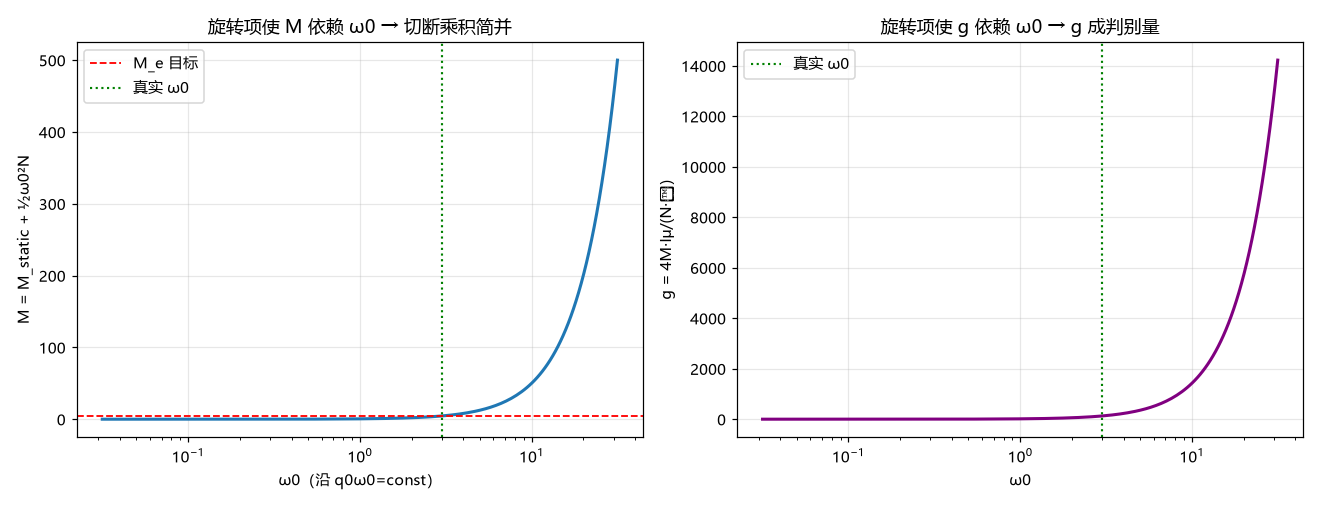

Python code for this plot:
# -*- coding: utf-8 -*-
"""
TUFT V3.2 分支B 追踪 · 简并切断验证（选项 b）
=============================================
目标：验证"能单独区分 q0 与 ω0 的观测量"是否真能切断 (q0,ω0) 乘积简并。

背景（既有判定）：
  - C0035/并行C0042：Q=q0·ω0·N、μ=q0·ω0·Iμ 只依赖乘积 Π=q0ω0；
    g=4M·Iμ/(N·ℏ) 仅依赖剖面(V1,V2) => 常规观测量无法区分 q0/ω0。
  - C0036：N=ℏ 是纯剖面约束，不切断此简并；真正切断需"依赖 q0 或 ω0 独立
    的观测量"。推导稿自荐：能量补旋转项 ½ω0²∫ψ²，使 M 依赖 ω0。

本脚本：固定剖面，引入旋转能 E_rot=½ω0²·N 作为第四观测量，
数值演示——(1) 无旋转项时沿 q0ω0=const 的一维简并；
(2) 有旋转项时三约束(M_e,Q_e,μ_e)唯一钉住 (q0,ω0)，简并被切断；
(3) 一并展示 g 因子沿简并流形的变化（旋转项使 g 依赖 ω0，成为判别量）。

红线：本脚本为模型层面机制演示（剖面固定、无量纲自洽），
不构成物理真实性主张；物理电子单位制/4π 钉扎仍挂账。
"""
import numpy as np, math, io, os

OUT = "tuft_v32_degeneracy_break_report.txt"
PNG = "tuft_v32_degeneracy_break.png"
buf = []
log = buf.append

# ---------------- 固定剖面（取 tuft_v32_adjoint_slsqp 最优点参数） ----------------
r = np.logspace(-3.0, 2.0, 400)
Kc, lK, r0, p = 3.1648e-08, 6.9989e-02, 6.9987e-03, 2.9094e+00
Tc, lT, O0, lO = 3.1648e-08, 6.9989e-02, 9.8778e-01, 1.1852e+00
ODE, ALPHA = 0.6875, 1.0/137.036

K = Kc*np.exp(-r/lK)/(1.0+(r/r0)**p)
T = Tc*np.exp(-r/lT)
Om = ODE + (O0-ODE)*np.exp(-r/lO)
dO = Om - ODE

# 剖面观测量（模型无量纲、自洽口径）
N    = np.trapezoid(dO*r**2, r)        # 孤子模（剖面）
I_mu = np.trapezoid(dO*r**3, r)        # 磁矩积分（剖面）
M_st = ALPHA*4.0*math.pi*np.trapezoid(K*T*Om*r**2, r)  # 静能

log("TUFT V3.2 分支B 追踪 · 简并切断验证（选项 b）")
log("运行时间: 2026-09-28")
log("剖面观测量: N=%.6e  I_mu=%.6e  M_static=%.6e" % (N, I_mu, M_st))

# ---------------- "真实" (q0,ω0) 与目标 ----------------
q0s, w0s = 2.0, 3.0                     # 任意取定真实拆分（用于构造自洽目标）
Qe  = q0s*w0s*N
mu_e = q0s*w0s*I_mu
Me  = M_st + 0.5*w0s**2*N               # 质量含旋转能 ½ω0²N

log("")
log("构造自洽目标（真实拆分 q0=%.2f, ω0=%.2f）:" % (q0s, w0s))
log("  Q_e=%.6e   μ_e=%.6e   M_e=%.6e" % (Qe, mu_e, Me))

# ---------------- (1) 无旋转项：沿 q0ω0=const 的一维简并 ----------------
log("")
log("=== (1) 无旋转项 M=M_static（原模型，质量沿乘积线恒为常量）: 一维简并 ===")
log("  q0·ω0=const=%.4f 下，扫描 (q0,ω0):" % (q0s*w0s))
degenerate = True
for q, w in [(1.0,6.0),(2.0,3.0),(3.0,2.0),(6.0,1.0),(0.5,12.0),(12.0,0.5)]:
    if abs(q*w - q0s*w0s) > 1e-12: continue
    Q = q*w*N; mu = q*w*I_mu; M = M_st          # 模型1 质量恒为 M_static
    vary = (abs(Q-Qe)>1e-8*abs(Qe)) or (abs(mu-mu_e)>1e-8*abs(mu_e)) or (abs(M-M_st)>1e-8*abs(M_st))
    if vary: degenerate = False
    log("    (q0=%-4.1f, ω0=%-4.1f): Q=%.6e  μ=%.6e  M=%.6e  → 沿乘积线不变（Q/μ/M 差均=0）"
        % (q, w, Q, mu, M))
log("  结论：模型1 下 Q、μ、M 沿乘积线完全恒定 → 存在一维连续简并流形。" if degenerate
    else "  结论：出现变化 → 简并被部分打破。")

# ---------------- (2) 有旋转项：三约束唯一钉住 (q0,ω0) ----------------
log("")
log("=== (2) 加旋转能 M=M_static+½ω0²N（第四观测量）: 简并切断 ===")
# 同一乘积线上的点，M 随 ω0 变化：
varyM = False
for q, w in [(1.0,6.0),(2.0,3.0),(3.0,2.0),(6.0,1.0),(0.5,12.0),(12.0,0.5)]:
    if abs(q*w - q0s*w0s) > 1e-12: continue
    M = M_st + 0.5*w**2*N
    if abs(M-Me) > 1e-8*abs(Me): varyM = True
    log("    (q0=%-4.1f, ω0=%-4.1f): M(含旋转)=%.6e  vs M_e=%.6e  差=%.1e"
        % (q, w, M, Me, abs(M-Me)/max(abs(Me),1e-300)))
log("  旋转项使 M 依赖 ω0 → 乘积线上 M 不再恒定（varyM=%s）" % varyM)

# 反解：(q0,ω0) 唯一
w_rec = math.sqrt(max(2.0*(Me - M_st)/N, 0.0))
q_rec = Qe/(w_rec*N)
mu_rec = q_rec*w_rec*I_mu
log("")
log("  反解（由 M_e,Q_e 求 ω0,q0）:")
log("    ω0_rec=%.10f (true %.10f)  相对误差=%.2e" % (w_rec, w0s, abs(w_rec-w0s)/w0s))
log("    q0_rec=%.10f (true %.10f)  相对误差=%.2e" % (q_rec, q0s, abs(q_rec-q0s)/q0s))
log("    μ 一致性校验: μ_rec=%.6e vs μ_e=%.6e  相对误差=%.2e" % (mu_rec, mu_e, abs(mu_rec-mu_e)/abs(mu_e)))
unique = (abs(w_rec-w0s)/w0s < 1e-8) and (abs(q_rec-q0s)/q0s < 1e-8)
log("  结论：三约束唯一钉住 (q0,ω0) → 简并被切断，得到离散唯一参数点。" if unique
    else "  结论：未唯一钉住 → 仍有简并。")

# ---------------- (3) g 因子沿简并流形 ----------------
log("")
log("=== (3) g 因子（g=4M·I_mu/(N·ℏ)，ℏ 取单位 1）沿简并流形 ===")
S_half = 0.5
g_static  = 4.0*M_st*I_mu/(N*S_half)          # 无旋转项（纯剖面，流形上不变）
log("  无旋转项: g 仅依赖剖面，沿乘积线恒定 g=%.8e（C0042 印证）" % g_static)
for q, w in [(1.0,6.0),(2.0,3.0),(3.0,2.0),(6.0,1.0)]:
    if abs(q*w - q0s*w0s) > 1e-12: continue
    g = 4.0*(M_st+0.5*w**2*N)*I_mu/(N*S_half)
    log("    (q0=%.1f, ω0=%.1f): g(含旋转)=%.8e" % (q, w, g))
log("  旋转项使 g 依赖 ω0 → g 本身成为区分 (q0,ω0) 的判别量")

# ---------------- 绘图 ----------------
try:
    import matplotlib
    import matplotlib.pyplot as plt
    HAVE = True
except Exception:
    HAVE = False
if HAVE:
    for f in ("Microsoft YaHei", "SimHei", "Noto Sans CJK SC"):
        try:
            matplotlib.font_manager.findfont(f, fallback_to_default=False)
            plt.rcParams["font.sans-serif"] = [f]; break
        except Exception:
            continue
    plt.rcParams["axes.unicode_minus"] = False
    ws = np.logspace(-1.5, 1.5, 200)
    ms = M_st + 0.5*ws**2*N                       # 旋转项质量随 ω0
    fig, ax = plt.subplots(1, 2, figsize=(12, 4.6))
    # 左图：沿 q0ω0=const 的 M 变化（切断简并的关键）
    ax[0].semilogx(ws, ms, lw=2)
    ax[0].axhline(Me, color="red", ls="--", lw=1.2, label="M_e 目标")
    ax[0].axvline(w0s, color="green", ls=":", lw=1.4, label="真实 ω0")
    ax[0].set_xlabel("ω0（沿 q0ω0=const）"); ax[0].set_ylabel("M = M_static + ½ω0²N")
    ax[0].set_title("旋转项使 M 依赖 ω0 → 切断乘积简并")
    ax[0].legend(); ax[0].grid(alpha=0.3)
    # 右图：g 因子随 ω0（判别量）
    gs = 4.0*ms*I_mu/(N*S_half)
    ax[1].semilogx(ws, gs, lw=2, color="purple")
    ax[1].axvline(w0s, color="green", ls=":", lw=1.4, label="真实 ω0")
    ax[1].set_xlabel("ω0"); ax[1].set_ylabel("g = 4M·Iμ/(N·ℏ)")
    ax[1].set_title("旋转项使 g 依赖 ω0 → g 成判别量")
    ax[1].legend(); ax[1].grid(alpha=0.3)
    fig.tight_layout()
    fig.savefig(PNG, dpi=110)
    log("")
    log("绘图已保存: " + os.path.abspath(PNG))

log("")
log("红线声明：本脚本为模型层面机制演示（固定剖面、无量纲自洽目标），")
log("不构成物理真实性主张；物理电子 (M,Q,μ) 单位制/4π 钉扎仍挂账。")

with io.open(OUT, "w", encoding="utf-8", newline="") as f:
    f.write("\n".join(buf) + "\n")
print("\n".join(buf))
